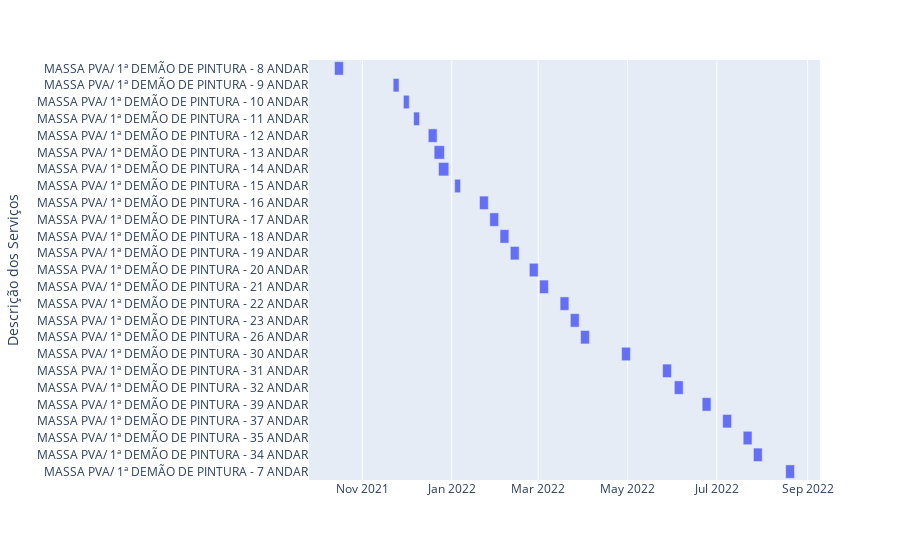

The notebook cell this image was saved under:
### Code cell
fig = px.timeline(lista_ativ[41].sort_values(by='Início.1'), x_start="Início.1", x_end="Fim.1", y="Descrição dos Serviços")
fig.update_yaxes(autorange="reversed") # otherwise tasks are listed from the bottom up
fig.show()

### Figure 1 — Plotly figure (JSON) as saved in the notebook; plotly's stock layout.template omitted (floating-point values rounded to 4 significant figures)
{"data": [{"alignmentgroup": "True", "base": ["2021-10-13T00:00:00", "2021-11-22T00:00:00", "2021-11-29T00:00:00", "2021-12-06T00:00:00", "2021-12-16T00:00:00", "2021-12-20T00:00:00", "2021-12-23T00:00:00", "2022-01-03T00:00:00", "2022-01-20T00:00:00", "2022-01-27T00:00:00", "2022-02-03T00:00:00", "2022-02-10T00:00:00", "2022-02-23T00:00:00", "2022-03-02T00:00:00", "2022-03-16T00:00:00", "2022-03-23T00:00:00", "2022-03-30T00:00:00", "2022-04-27T00:00:00", "2022-05-25T00:00:00", "2022-06-02T00:00:00", "2022-06-21T00:00:00", "2022-07-05T00:00:00", "2022-07-19T00:00:00", "2022-07-26T00:00:00", "2022-08-17T00:00:00"], "hovertemplate": "Início.1=%{base}<br>Fim.1=%{x}<br>Descrição dos Serviços=%{y}<extra></extra>", "legendgroup": "", "marker": {"color": "#636efa", "pattern": {"shape": ""}}, "name": "", "offsetgroup": "", "orientation": "h", "showlegend": false, "textposition": "auto", "type": "bar", "x": [518400000, 345600000, 345600000, 345600000, 518400000, 604800000, 604800000, 345600000, 518400000, 518400000, 518400000, 518400000, 518400000, 518400000, 518400000, 518400000, 518400000, 518400000, 518400000, 518400000, 518400000, 518400000, 518400000, 518400000, 518400000], "xaxis": "x", "y": ["MASSA PVA/ 1ª DEMÃO DE PINTURA - 8 ANDAR", "MASSA PVA/ 1ª DEMÃO DE PINTURA - 9 ANDAR", "MASSA PVA/ 1ª DEMÃO DE PINTURA - 10 ANDAR", "MASSA PVA/ 1ª DEMÃO DE PINTURA - 11 ANDAR", "MASSA PVA/ 1ª DEMÃO DE PINTURA - 12 ANDAR", "MASSA PVA/ 1ª DEMÃO DE PINTURA - 13 ANDAR", "MASSA PVA/ 1ª DEMÃO DE PINTURA - 14 ANDAR", "MASSA PVA/ 1ª DEMÃO DE PINTURA - 15 ANDAR", "MASSA PVA/ 1ª DEMÃO DE PINTURA - 16 ANDAR", "MASSA PVA/ 1ª DEMÃO DE PINTURA - 17 ANDAR", "MASSA PVA/ 1ª DEMÃO DE PINTURA - 18 ANDAR", "MASSA PVA/ 1ª DEMÃO DE PINTURA - 19 ANDAR", "MASSA PVA/ 1ª DEMÃO DE PINTURA - 20 ANDAR", "MASSA PVA/ 1ª DEMÃO DE PINTURA - 21 ANDAR", "MASSA PVA/ 1ª DEMÃO DE PINTURA - 22 ANDAR", "MASSA PVA/ 1ª DEMÃO DE PINTURA - 23 ANDAR", "MASSA PVA/ 1ª DEMÃO DE PINTURA - 26 ANDAR", "MASSA PVA/ 1ª DEMÃO DE PINTURA - 30 ANDAR", "MASSA PVA/ 1ª DEMÃO DE PINTURA - 31 ANDAR", "MASSA PVA/ 1ª DEMÃO DE PINTURA - 32 ANDAR", "MASSA PVA/ 1ª DEMÃO DE PINTURA - 39 ANDAR", "MASSA PVA/ 1ª DEMÃO DE PINTURA - 37 ANDAR", "MASSA PVA/ 1ª DEMÃO DE PINTURA - 35 ANDAR", "MASSA PVA/ 1ª DEMÃO DE PINTURA - 34 ANDAR", "MASSA PVA/ 1ª DEMÃO DE PINTURA - 7 ANDAR"], "yaxis": "y"}], "layout": {"barmode": "overlay", "legend": {"tracegroupgap": 0}, "margin": {"t": 60}, "xaxis": {"anchor": "y", "domain": [0, 1], "type": "date"}, "yaxis": {"anchor": "x", "autorange": "reversed", "domain": [0, 1], "title": {"text": "Descrição dos Serviços"}}}}
